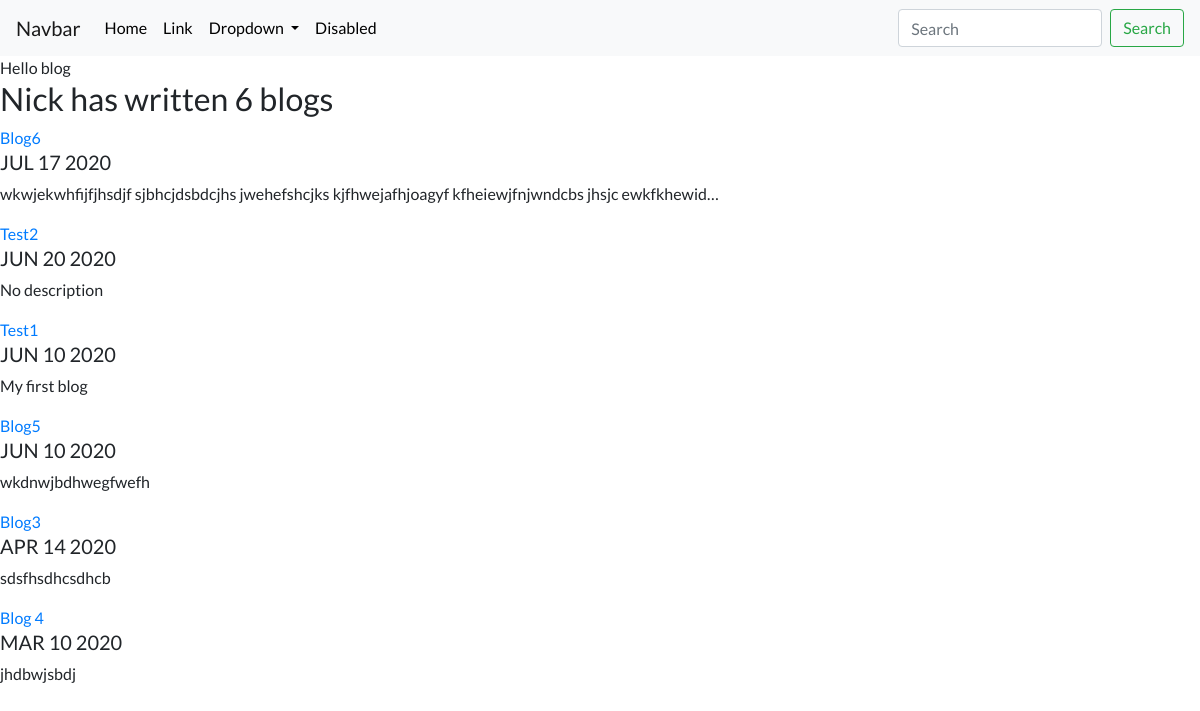
Screenshot of /blog/ with the database file from the repository.
### blog/models.py (models this page shows, shortened)
class Blog(models.Model):
    title= models.CharField(max_length=200)
    description= models.TextField()
    date= models.DateField()

### blog/views.py (the view)
# urls.py: path('',views.all_blogs, name='all_blogs'),
def all_blogs(request):
    blogs= Blog.objects.order_by('-date')
    return render(request,'blog/all_blogs.html',{'blogs':blogs})

### blog/templates/blog/all_blogs.html
{% extends 'portfolio/base.html' %}
{% block content %}
Hello blog
<h2>Nick has written {{ blogs.count}} blog{{ blogs.count|pluralize }}</h2>
{% for blog in blogs %}
<a href="{% url 'blog:detail' blog.id %}"<h2>{{ blog.title }}</h2></a>
<h5>{{ blog.date| date:'M d Y'|upper }}</h5>
<p>{{ blog.description|striptags|truncatechars:100 }}</p>
{% endfor %}
{% endblock %}

### portfolio/static/portfolio/custom.css (style rules this page uses)
body { font-family: 'Lato', sans-serif; }

### rows the page displays
Blog: title "Blog6", date "JUL 17 2020", description "wkwjekwhfijfjhsdjf sjbhcjdsbdcjhs jwehefshcjks kjfhwejafhjoagyf kfheiewjfnjwndcbs jhsjc ewkfkhewid…"
Blog: title "Test2", date "JUN 20 2020", description "No description"
Blog: title "Test1", date "JUN 10 2020", description "My first blog"
Blog: title "Blog5", date "JUN 10 2020", description "wkdnwjbdhwegfwefh"
Blog: title "Blog3", date "APR 14 2020", description "sdsfhsdhcsdhcb"
Blog: title "Blog 4", date "MAR 10 2020", description "jhdbwjsbdj"

### other values shown
{{ blogs.count }} "6"
